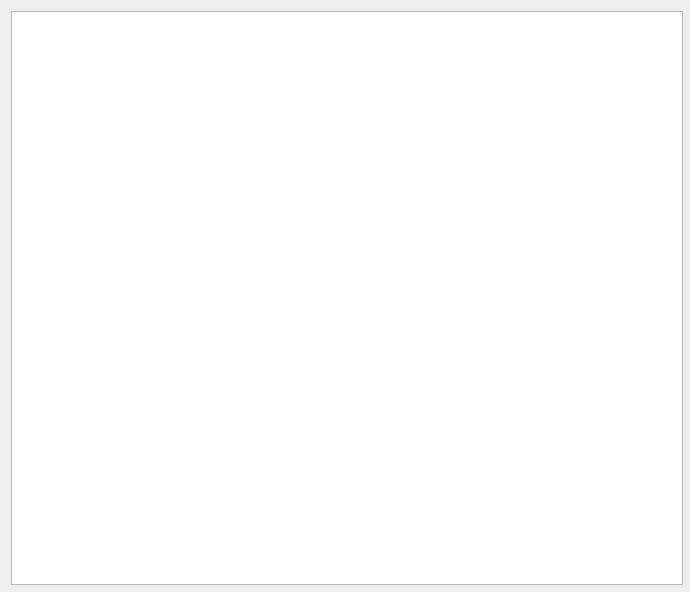
<?xml version="1.0" encoding="UTF-8"?>
<ui version="4.0">
 <class>TableFormSocket</class>
 <widget class="QWidget" name="TableFormSocket">
  <property name="geometry">
   <rect>
    <x>0</x>
    <y>0</y>
    <width>690</width>
    <height>592</height>
   </rect>
  </property>
  <property name="sizePolicy">
   <sizepolicy hsizetype="Minimum" vsizetype="Minimum">
    <horstretch>0</horstretch>
    <verstretch>0</verstretch>
   </sizepolicy>
  </property>
  <property name="minimumSize">
   <size>
    <width>690</width>
    <height>592</height>
   </size>
  </property>
  <property name="windowTitle">
   <string>Form</string>
  </property>
  <layout class="QGridLayout">
   <item row="0" column="0">
    <widget class="QTableWidget" name="tableWidget">
     <property name="minimumSize">
      <size>
       <width>672</width>
       <height>574</height>
      </size>
     </property>
     <property name="alternatingRowColors">
      <bool>true</bool>
     </property>
     <property name="gridStyle">
      <enum>Qt::DashLine</enum>
     </property>
    </widget>
   </item>
  </layout>
 </widget>
 <resources/>
 <connections/>
</ui>
